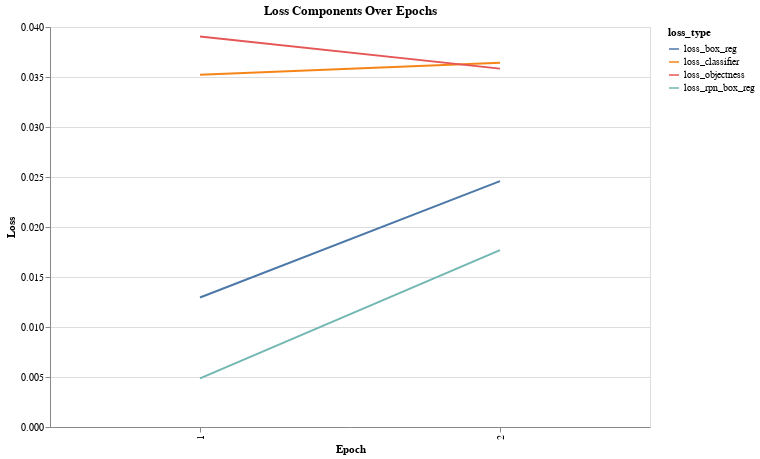

Write notebook code for a chart like this one.
### Code cell
import altair as alt

losses_df['epoch'] = losses_df.index + 1  # Assuming index starts from 0 and represents the epochs

chart = alt.Chart(losses_df.reset_index()).transform_fold(
    fold=['loss_classifier', 'loss_box_reg', 'loss_objectness', 'loss_rpn_box_reg'],
    as_=['loss_type', 'loss_value']
).mark_line().encode(
    x=alt.X('epoch:N', title='Epoch'),
    y=alt.Y('loss_value:Q', title='Loss'),
    color='loss_type:N',
    tooltip=['epoch:N', 'loss_type:N', 'loss_value:Q']
).properties(
    title='Loss Components Over Epochs',
    width=600,
    height=400
).interactive()

chart

### Figure 1 — Vega-Lite specification as saved in the notebook (floating-point values rounded to 4 significant figures)
{"config": {"view": {"continuousWidth": 300, "continuousHeight": 300}}, "data": {"name": "data-689966a6212d9b962fa34c00461c42ca"}, "mark": {"type": "line"}, "encoding": {"color": {"field": "loss_type", "type": "nominal"}, "tooltip": [{"field": "epoch", "type": "nominal"}, {"field": "loss_type", "type": "nominal"}, {"field": "loss_value", "type": "quantitative"}], "x": {"field": "epoch", "title": "Epoch", "type": "nominal"}, "y": {"field": "loss_value", "title": "Loss", "type": "quantitative"}}, "height": 400, "params": [{"name": "param_1", "select": {"type": "interval", "encodings": ["x", "y"]}, "bind": "scales"}], "title": "Loss Components Over Epochs", "transform": [{"fold": ["loss_classifier", "loss_box_reg", "loss_objectness", "loss_rpn_box_reg"], "as": ["loss_type", "loss_value"]}], "width": 600, "$schema": "https://vega.github.io/schema/vega-lite/v5.20.1.json", "datasets": {"data-689966a6212d9b962fa34c00461c42ca": [{"index": 0, "epoch": 1, "loss_classifier": 0.03523, "loss_box_reg": 0.01295, "loss_objectness": 0.03905, "loss_rpn_box_reg": 0.004868}, {"index": 1, "epoch": 2, "loss_classifier": 0.03642, "loss_box_reg": 0.02458, "loss_objectness": 0.03584, "loss_rpn_box_reg": 0.01769}]}}
